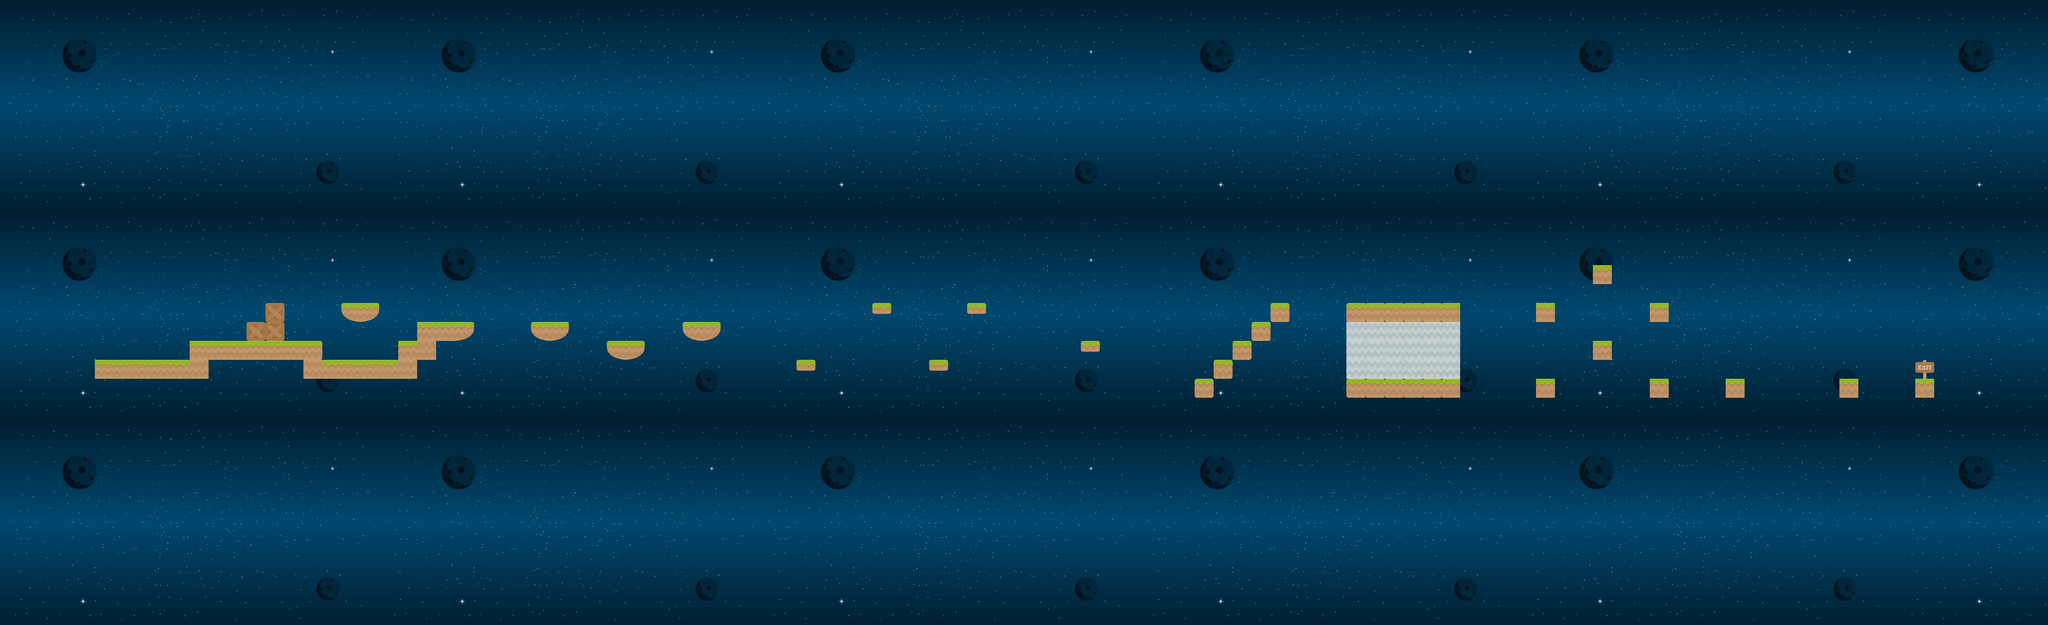

A 2D game scene composited from a Tiled map and its tileset images. What follows is a short description and the map's XML, with each tile layer's data collapsed to a summary:
An orthogonal 108x33 tile map with 64x64 px tiles, 6 tile layers (background, ground, sensorG, deadinversed, ...), 3 tilesets and 51 objects.

<map version="1.2" tiledversion="2020.05.07" orientation="orthogonal" renderorder="right-down" compressionlevel="0" width="108" height="33" tilewidth="64" tileheight="64" infinite="0" nextlayerid="13" nextobjectid="95">
 <tileset firstgid="1" name="spritesheet_ground" tilewidth="64" tileheight="64" tilecount="128" columns="8">
  <image source="../spriteasset/spritesheet_ground.png" width="512" height="1024" />
 </tileset>
 <tileset firstgid="129" name="spritesheet_tiles" tilewidth="64" tileheight="64" tilecount="128" columns="8">
  <image source="../spriteasset/spritesheet_tiles.png" width="512" height="1024" />
 </tileset>
 <tileset firstgid="257" name="background" tilewidth="64" tileheight="64" tilecount="220" columns="20">
  <image source="../background.jpg" width="1280" height="720" />
 </tileset>
 <layer id="4" name="background" width="108" height="33">
  <data>[3564 cells, 3564 non-empty, 220 distinct tile ids]</data>
 </layer>
 <objectgroup id="6" name="ground">
  <object id="14" x="3328" y="1286.55" width="0.363636" height="0.181818" />
  <object id="23" x="320" y="1216" width="384" height="64" />
  <object id="24" x="640" y="1152" width="448" height="64" />
  <object id="25" x="1024" y="1216" width="384" height="64" />
  <object id="26" x="1344" y="1152" width="128" height="64" />
  <object id="27" x="1408" y="1088" width="128" height="64" />
  <object id="28" x="2360" y="2284" />
  <object id="30" x="1536" y="1088" width="64" height="64" />
  <object id="34" x="2688" y="1216" width="64.6667" height="36.6667" />
  <object id="35" x="2944" y="1024" width="63.3333" height="36.6667" />
  <object id="36" x="3136" y="1216" width="62.6667" height="34.6667" />
  <object id="37" x="3264" y="1024" width="64.6667" height="36" />
  <object id="38" x="3648" y="1152" width="65.3333" height="38.6667" />
  <object id="39" x="4032" y="1280" width="64" height="64" />
  <object id="40" x="4096" y="1216" width="64" height="64" />
  <object id="41" x="4160" y="1152" width="64" height="64" />
  <object id="42" x="4224" y="1088" width="64" height="64" />
  <object id="43" x="4288" y="1024" width="64" height="64" />
  <object id="44" x="4544" y="1280" width="384" height="64" />
  <object id="45" x="4544" y="1024" width="384" height="64" />
  <object id="46" x="5184" y="1024" width="64" height="64" />
  <object id="47" x="5376" y="1152" width="64" height="64" />
  <object id="48" x="5184" y="1280" width="64" height="64" />
  <object id="49" x="5568" y="1024" width="64" height="64" />
  <object id="50" x="5376" y="896" width="64" height="64" />
  <object id="51" x="5568" y="1280" width="64" height="64" />
  <object id="52" x="5824" y="1280" width="64" height="64" />
  <object id="53" x="6208" y="1280" width="64" height="64" />
  <object id="54" x="6464" y="1280" width="64" height="64" />
  <object id="55" x="1152" y="1024" width="128" height="64" />
  <object id="58" x="2304" y="1088" width="128" height="34.6667" />
  <object id="59" x="2309.33" y="1122.33" width="118" height="6" />
  <object id="60" x="2313" y="1128" width="108" height="6.33333" />
  <object id="61" x="2321.33" y="1134" width="93.6667" height="6" />
  <object id="62" x="2337" y="1139.67" width="66" height="5.66667" />
  <object id="63" x="2353.33" y="1144.33" width="25.6667" height="7" />
  <object id="76" x="2048.67" y="1152" width="128" height="34.6667" />
  <object id="77" x="2054" y="1186.33" width="118" height="6" />
  <object id="78" x="2057.67" y="1192" width="108" height="6.33333" />
  <object id="79" x="2066" y="1198" width="93.6667" height="6" />
  <object id="80" x="2081.67" y="1203.67" width="66" height="5.66667" />
  <object id="81" x="2098" y="1208.33" width="25.6667" height="7" />
  <object id="88" x="1792.67" y="1090" width="128" height="34.6667" />
  <object id="89" x="1798" y="1124.33" width="118" height="6" />
  <object id="90" x="1801.67" y="1130" width="108" height="6.33333" />
  <object id="91" x="1810" y="1136" width="93.6667" height="6" />
  <object id="92" x="1825.67" y="1141.67" width="66" height="5.66667" />
  <object id="93" x="1842" y="1146.33" width="25.6667" height="7" />
 </objectgroup>
 <objectgroup id="7" name="dead">
  <object id="56" x="0" y="1856" width="6912" height="256" />
  <object id="57" x="0" y="0" width="6912" height="192" />
 </objectgroup>
 <objectgroup id="8" name="sensorG" />
 <objectgroup id="10" name="coin" />
 <objectgroup id="9" name="win">
  <object id="94" x="6464" y="1216" width="64" height="64" />
 </objectgroup>
 <layer id="1" name="ground" width="108" height="33">
  <data>[3564 cells, 63 non-empty, 8 distinct tile ids]</data>
 </layer>
 <layer id="3" name="sensorG" width="108" height="33">
  <data>[3564 cells, 18 non-empty, 1 distinct tile ids]</data>
 </layer>
 <layer id="2" name="deadinversed" width="108" height="33">
  <data>[3564 cells, 4 non-empty, 2 distinct tile ids]</data>
 </layer>
 <layer id="5" name="dead" width="108" height="33">
  <data>[3564 cells, 234 non-empty, 1 distinct tile ids]</data>
 </layer>
 <layer id="11" name="coin" width="108" height="33">
  <data>[3564 cells, 0 non-empty, 0 distinct tile ids]</data>
 </layer>
 <objectgroup id="12" name="lightStars" />
</map>